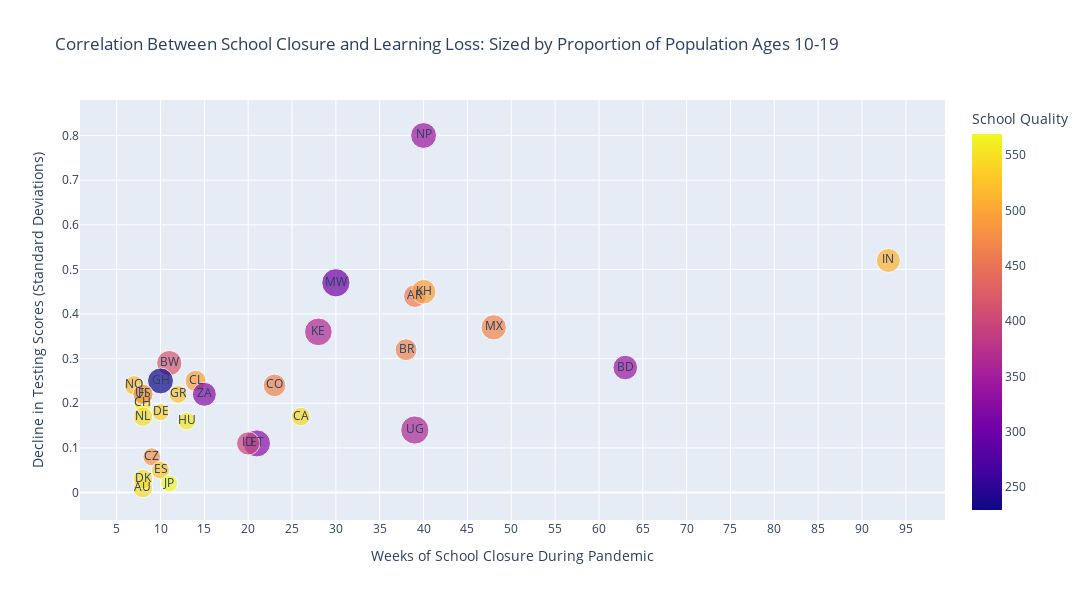

Notebook code for this chart:
### Code cell
fig = px.scatter(result_2_df, x="Weeks", y="Loss", color="Quality",
                 size= 'Prop_10_19', text="Code", width=1200, height=600,
                 title = "Correlation Between School Closure and Learning Loss: Sized by Proportion of Population Ages 10-19",
                  labels={"Quality": "School Quality"})
fig.update_xaxes(nticks=25, title = 'Weeks of School Closure During Pandemic')
fig.update_yaxes(nticks=10, title = 'Decline in Testing Scores (Standard Deviations)')       
fig.show()
#fig.write_image("education.png")

### Figure 1 — Plotly figure (JSON) as saved in the notebook; plotly's stock layout.template omitted (floating-point values rounded to 4 significant figures)
{"data": [{"hovertemplate": "Weeks=%{x}<br>Loss=%{y}<br>Prop_10_19=%{marker.size}<br>Code=%{text}<br>School Quality=%{marker.color}<extra></extra>", "legendgroup": "", "marker": {"color": [457.4, 544.4, 340.1, 465.5, 417.7, 543.1, 555.2, 493.9, 466.3, 481.3, 537.3, 547.5, 527.7, 323.8, 566.0, 229.2, 524, 554.2, 396.7, 510.6, 569.0, 364.1, 491.9, 302.5, 468.0, 544.9, 516.9, 340.5, 359.7, 469.6, 319.6], "coloraxis": "coloraxis", "size": [0.16, 0.12, 0.19, 0.15, 0.2, 0.11, 0.1, 0.14, 0.16, 0.1, 0.09, 0.12, 0.1, 0.23, 0.11, 0.21, 0.1, 0.1, 0.17, 0.18, 0.09, 0.24, 0.19, 0.25, 0.2, 0.12, 0.12, 0.21, 0.25, 0.13, 0.18], "sizemode": "area", "sizeref": 0.000625, "symbol": "circle"}, "mode": "markers+text", "name": "", "orientation": "v", "showlegend": false, "text": ["AR", "AU", "BD", "BR", "BW", "CA", "CH", "CL", "CO", "CZ", "DE", "DK", "ES", "ET", "FI", "GH", "GR", "HU", "ID", "IN", "JP", "KE", "KH", "MW", "MX", "NL", "NO", "NP", "UG", "US", "ZA"], "type": "scatter", "x": [39, 8, 63, 38, 11, 26, 8, 14, 23, 9, 10, 8, 10, 21, 8, 10, 12, 13, 20, 93, 11, 28, 40, 30, 48, 8, 7, 40, 39, 8, 15], "xaxis": "x", "y": [0.44, 0.01, 0.28, 0.32, 0.29, 0.17, 0.2, 0.25, 0.24, 0.08, 0.18, 0.03, 0.05, 0.11, 0.22, 0.25, 0.22, 0.16, 0.11, 0.52, 0.02, 0.36, 0.45, 0.47, 0.37, 0.17, 0.24, 0.8, 0.14, 0.22, 0.22], "yaxis": "y"}], "layout": {"coloraxis": {"colorbar": {"title": {"text": "School Quality"}}, "colorscale": [[0, "#0d0887"], [0.1111, "#46039f"], [0.2222, "#7201a8"], [0.3333, "#9c179e"], [0.4444, "#bd3786"], [0.5556, "#d8576b"], [0.6667, "#ed7953"], [0.7778, "#fb9f3a"], [0.8889, "#fdca26"], [1, "#f0f921"]]}, "height": 600, "legend": {"itemsizing": "constant", "tracegroupgap": 0}, "title": {"text": "Correlation Between School Closure and Learning Loss: Sized by Proportion of Population Ages 10-19"}, "width": 1200, "xaxis": {"anchor": "y", "domain": [0, 1], "nticks": 25, "title": {"text": "Weeks of School Closure During Pandemic"}}, "yaxis": {"anchor": "x", "domain": [0, 1], "nticks": 10, "title": {"text": "Decline in Testing Scores (Standard Deviations)"}}}}
